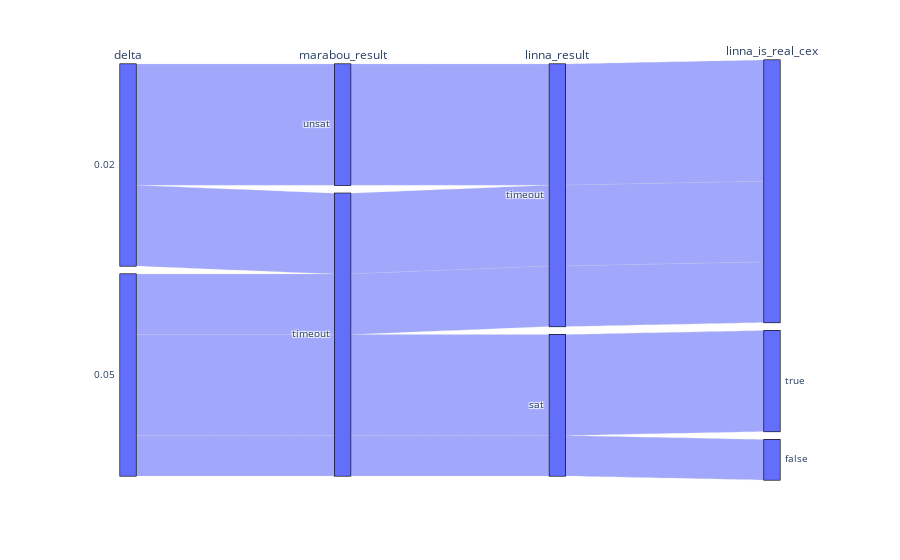

The cell this chart's notebook holds for it:
### Markdown cell above
## Timeouts

### Code cell
px.parallel_categories(df, dimensions=["delta", "marabou_result", "linna_result", "linna_is_real_cex"])

### Figure 1 — Plotly figure (JSON) as saved in the notebook; plotly's stock layout.template omitted (floating-point values rounded to 4 significant figures)
{"data": [{"dimensions": [{"label": "delta", "values": [0.02, 0.05, 0.02, 0.05, 0.02, 0.05, 0.02, 0.05, 0.02, 0.05, 0.02, 0.05, 0.02, 0.05, 0.02, 0.05, 0.02, 0.05, 0.02, 0.05]}, {"label": "marabou_result", "values": ["unsat", "timeout", "unsat", "timeout", "timeout", "timeout", "unsat", "timeout", "timeout", "timeout", "unsat", "timeout", "timeout", "timeout", "unsat", "timeout", "timeout", "timeout", "unsat", "timeout"]}, {"label": "linna_result", "values": ["timeout", "sat", "timeout", "timeout", "timeout", "sat", "timeout", "sat", "timeout", "sat", "timeout", "sat", "timeout", "sat", "timeout", "timeout", "timeout", "sat", "timeout", "timeout"]}, {"label": "linna_is_real_cex", "values": [null, true, null, null, null, false, null, false, null, true, null, true, null, true, null, null, null, true, null, null]}], "domain": {"x": [0, 1], "y": [0, 1]}, "name": "", "type": "parcats"}], "layout": {"legend": {"tracegroupgap": 0}, "margin": {"t": 60}}}
